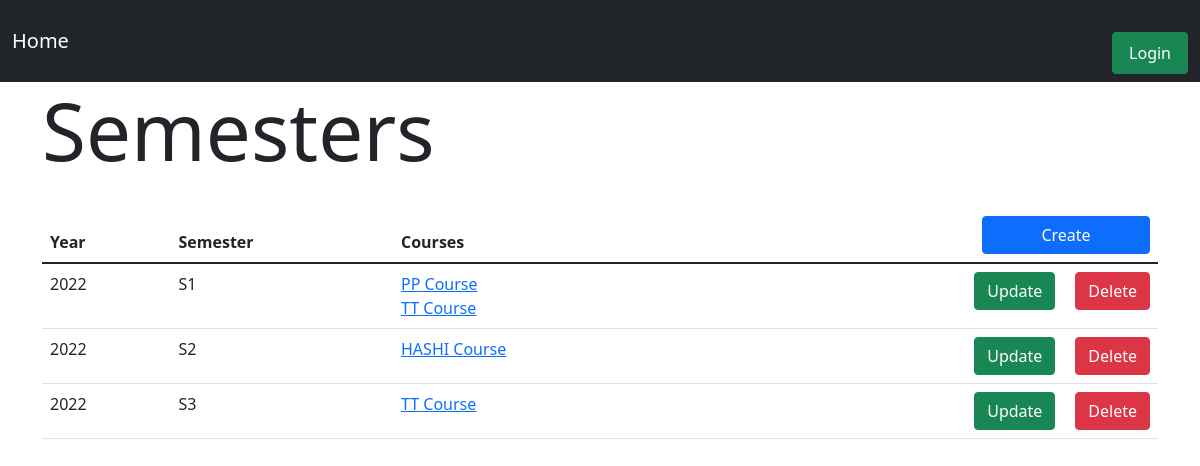
Screenshot of /semesters with the database file from the repository.
### gradebook/models.py (models this page shows, shortened)
class Semester(models.Model):
    SEMESTERS = [
        ('S1', 'S1'),
        ('S2', 'S2'),
        ('S3', 'S3'),
        ('S4', 'S4')
    ]
    current_year = int(datetime.now().year)
    year = models.PositiveIntegerField(validators=[MinValueValidator(current_year)], default=current_year)
    semester = models.CharField(choices=SEMESTERS, max_length=2, default='S1')
    courses = models.ManyToManyField(Course, blank=True, null=True)

class Course(models.Model):
    code = models.CharField(max_length=50, null=False, blank=False, unique=True)
    name = models.CharField(max_length=100, null=False, blank=False)
    def __str__(self):
        return self.name

### gradebook/views.py (the view)
# urls.py: path('semesters', ListSemestersView.as_view(), name='list_semesters'),
class ListSemestersView(ListView):
    model = Semester
    template_name = 'semester/list_semesters.html'

### gradebook/templates/semester/list_semesters.html (shortened to what this page needs)
{% extends "base.html" %}
{% block content %}
    <h1 class="display-1" style="margin-bottom: 30px">Semesters</h1>
    <table class="table">
        <thead>
        <tr>
            <th scope="col">Year</th>
            <th scope="col">Semester</th>
            <th scope="col">Courses</th>
            <th><a href="{% url "create_semester" %}" class="btn btn-primary"
                   style="float: right;width: 168px">Create</a>
            </td></th>
        </tr>
        </thead>
        <tbody>
        {% for semester in object_list %}
            <tr>
                <td>{{ semester.year }}</td>
                <td>{{ semester.semester }}</td>
                <td>
                    {% for course in semester.courses.all %}
                        <a href="{% url "list_courses" %}">{{ course }}</a><br \>
                    {% endfor %}
                </td>
                <td>
                    <a href="{% url "delete_semester" semester.id %}" class="btn btn-danger"
                       style="float: right">Delete</a>
                    <a href="{% url "update_semester" semester.id %}" class="btn btn-success"
                       style="float: right; margin-right: 20px">Update</a>
                </td>
            </tr>
        {% endfor %}
        </tbody>
    </table>
{% endblock %}

### rows the page displays
Semester: year "2022", semester "S1"
Course: name "PP Course"
Course: name "TT Course"
Semester: year "2022", semester "S2"
Course: name "HASHI Course"
Semester: year "2022", semester "S3"
